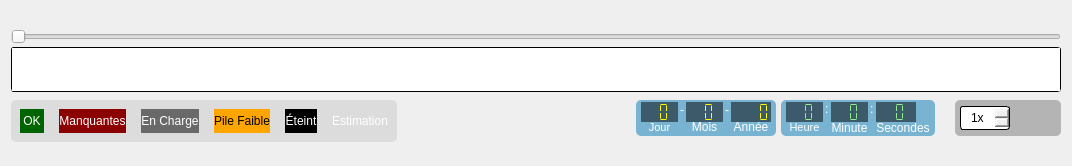
<?xml version="1.0" encoding="UTF-8"?>
<ui version="4.0">
 <class>TimeBrowser</class>
 <widget class="QWidget" name="TimeBrowser">
  <property name="geometry">
   <rect>
    <x>0</x>
    <y>0</y>
    <width>1072</width>
    <height>166</height>
   </rect>
  </property>
  <property name="sizePolicy">
   <sizepolicy hsizetype="Preferred" vsizetype="Preferred">
    <horstretch>0</horstretch>
    <verstretch>0</verstretch>
   </sizepolicy>
  </property>
  <property name="minimumSize">
   <size>
    <width>0</width>
    <height>0</height>
   </size>
  </property>
  <property name="maximumSize">
   <size>
    <width>16777215</width>
    <height>200</height>
   </size>
  </property>
  <property name="windowTitle">
   <string>Form</string>
  </property>
  <property name="styleSheet">
   <string notr="true">QLineEdit,QTreeWidget,QTextEdit,QSpinBox,QComboBox,QGraphicsView{border-radius: 3px; border-color:black;border-width: 1px;border-style: solid;}

QPushButton{background-color: rgba(0,0,0,100%);}


QCheckBox{color:green;}
QCheckBox::!checked{color:red;}
QCheckBox::indicator:unchecked:!enabled,QListWidget::indicator:unchecked:!enabled  { background-color:rgba(128,0,0,100%);}
QCheckBox::indicator:checked:!enabled,QListWidget::indicator:checked:!enabled { background-color:green;}
QCheckBox::indicator:unchecked,QListWidget::indicator:unchecked{ background-color:red;border-radius:3px;}
QCheckBox::indicator:checked,QListWidget::indicator:checked {background-color:rgb(0,255,0);border-radius:3px;}

QFrame#framePlayBack{background-color:rgba(120,120,120,50%);border-radius: 5px;}
QFrame#frameLabels{background-color:rgba(200,200,200,50%);border-radius: 5px;}
QFrame#frameDate,QFrame#frameTime{background-color:rgba(0,120,180,50%);border-radius: 5px;}
QLCDNumber{color:lightgreen; background-color:rgba(0,0,0,50%);}
QLCDNumber#lcdDay,QLCDNumber#lcdMonth,QLCDNumber#lcdYear{color:yellow; background-color:rgba(0,0,0,50%);}
QLabel{color: white;}

QProgressBar::chunk {
background: rgb(0,255,0);
border-bottom-right-radius: 3px;
border-bottom-left-radius: 3px;
border: 1px solid black;
}

QProgressBar#progTemp::chunk {
background: rgb(255,0,0);
border-bottom-right-radius: 3px;
border-bottom-left-radius: 3px;
border: 1px solid black;
}

QLabel#lblOK{background-color:darkGreen; color:white;}
QLabel#lblNotOK{background-color:darkRed; color:white;}
QLabel#lblCharge{background-color: dimgray; color:white;}
QLabel#lblLowBat{background-color:	#FFA500; color:black;}
QLabel#lblOff{background-color: black; color:white;}
QLabel#lblCorrected{background-color: &quot;#A901DB&quot;; color: white;}
</string>
  </property>
  <layout class="QVBoxLayout" name="verticalLayout_3">
   <property name="spacing">
    <number>0</number>
   </property>
   <property name="topMargin">
    <number>0</number>
   </property>
   <property name="bottomMargin">
    <number>0</number>
   </property>
   <item>
    <layout class="QVBoxLayout" name="verticalLayout">
     <item>
      <widget class="QSlider" name="sldTime">
       <property name="sizePolicy">
        <sizepolicy hsizetype="MinimumExpanding" vsizetype="Fixed">
         <horstretch>0</horstretch>
         <verstretch>0</verstretch>
        </sizepolicy>
       </property>
       <property name="minimumSize">
        <size>
         <width>0</width>
         <height>20</height>
        </size>
       </property>
       <property name="maximumSize">
        <size>
         <width>16777215</width>
         <height>20</height>
        </size>
       </property>
       <property name="cursor">
        <cursorShape>PointingHandCursor</cursorShape>
       </property>
       <property name="maximum">
        <number>100</number>
       </property>
       <property name="orientation">
        <enum>Qt::Horizontal</enum>
       </property>
       <property name="invertedAppearance">
        <bool>false</bool>
       </property>
       <property name="invertedControls">
        <bool>false</bool>
       </property>
       <property name="tickPosition">
        <enum>QSlider::NoTicks</enum>
       </property>
       <property name="tickInterval">
        <number>5</number>
       </property>
      </widget>
     </item>
     <item>
      <widget class="TimeView" name="timeView">
       <property name="sizePolicy">
        <sizepolicy hsizetype="MinimumExpanding" vsizetype="Fixed">
         <horstretch>0</horstretch>
         <verstretch>0</verstretch>
        </sizepolicy>
       </property>
       <property name="minimumSize">
        <size>
         <width>0</width>
         <height>45</height>
        </size>
       </property>
       <property name="maximumSize">
        <size>
         <width>16777215</width>
         <height>50</height>
        </size>
       </property>
       <property name="cursor" stdset="0">
        <cursorShape>PointingHandCursor</cursorShape>
       </property>
       <property name="verticalScrollBarPolicy">
        <enum>Qt::ScrollBarAlwaysOff</enum>
       </property>
       <property name="horizontalScrollBarPolicy">
        <enum>Qt::ScrollBarAlwaysOff</enum>
       </property>
       <property name="alignment">
        <set>Qt::AlignBottom|Qt::AlignLeading|Qt::AlignLeft</set>
       </property>
      </widget>
     </item>
     <item>
      <spacer name="verticalSpacer">
       <property name="orientation">
        <enum>Qt::Vertical</enum>
       </property>
       <property name="sizeType">
        <enum>QSizePolicy::Fixed</enum>
       </property>
       <property name="sizeHint" stdset="0">
        <size>
         <width>20</width>
         <height>5</height>
        </size>
       </property>
      </spacer>
     </item>
     <item>
      <layout class="QGridLayout" name="gridLayout_3">
       <item row="0" column="7">
        <widget class="QFrame" name="framePlayBack">
         <property name="maximumSize">
          <size>
           <width>16777215</width>
           <height>36</height>
          </size>
         </property>
         <layout class="QHBoxLayout" name="horizontalLayout">
          <property name="leftMargin">
           <number>5</number>
          </property>
          <property name="topMargin">
           <number>2</number>
          </property>
          <property name="rightMargin">
           <number>5</number>
          </property>
          <property name="bottomMargin">
           <number>2</number>
          </property>
          <item>
           <widget class="QSpinBox" name="spinSpeed">
            <property name="minimumSize">
             <size>
              <width>50</width>
              <height>24</height>
             </size>
            </property>
            <property name="alignment">
             <set>Qt::AlignCenter</set>
            </property>
            <property name="suffix">
             <string>x</string>
            </property>
            <property name="minimum">
             <number>1</number>
            </property>
            <property name="maximum">
             <number>600</number>
            </property>
           </widget>
          </item>
          <item>
           <widget class="QPushButton" name="btnPlay">
            <property name="cursor">
             <cursorShape>PointingHandCursor</cursorShape>
            </property>
            <property name="text">
             <string/>
            </property>
            <property name="icon">
             <iconset resource="wimustudio2.qrc">
              <normaloff>:/icons/images/play.png</normaloff>:/icons/images/play.png</iconset>
            </property>
            <property name="iconSize">
             <size>
              <width>32</width>
              <height>32</height>
             </size>
            </property>
            <property name="flat">
             <bool>true</bool>
            </property>
           </widget>
          </item>
         </layout>
        </widget>
       </item>
       <item row="0" column="4">
        <spacer name="horizontalSpacer_2">
         <property name="orientation">
          <enum>Qt::Horizontal</enum>
         </property>
         <property name="sizeType">
          <enum>QSizePolicy::Fixed</enum>
         </property>
         <property name="sizeHint" stdset="0">
          <size>
           <width>5</width>
           <height>20</height>
          </size>
         </property>
        </spacer>
       </item>
       <item row="0" column="5">
        <widget class="QFrame" name="frameTime">
         <property name="maximumSize">
          <size>
           <width>16777215</width>
           <height>36</height>
          </size>
         </property>
         <property name="frameShape">
          <enum>QFrame::StyledPanel</enum>
         </property>
         <property name="frameShadow">
          <enum>QFrame::Raised</enum>
         </property>
         <layout class="QGridLayout" name="gridLayout">
          <property name="leftMargin">
           <number>5</number>
          </property>
          <property name="topMargin">
           <number>2</number>
          </property>
          <property name="rightMargin">
           <number>5</number>
          </property>
          <property name="bottomMargin">
           <number>2</number>
          </property>
          <property name="spacing">
           <number>2</number>
          </property>
          <item row="0" column="5" rowspan="3">
           <widget class="QLCDNumber" name="lcdSec">
            <property name="minimumSize">
             <size>
              <width>0</width>
              <height>20</height>
             </size>
            </property>
            <property name="maximumSize">
             <size>
              <width>40</width>
              <height>20</height>
             </size>
            </property>
            <property name="frameShape">
             <enum>QFrame::NoFrame</enum>
            </property>
            <property name="frameShadow">
             <enum>QFrame::Plain</enum>
            </property>
            <property name="digitCount">
             <number>2</number>
            </property>
            <property name="segmentStyle">
             <enum>QLCDNumber::Flat</enum>
            </property>
            <property name="intValue" stdset="0">
             <number>0</number>
            </property>
           </widget>
          </item>
          <item row="4" column="1">
           <widget class="QLabel" name="lblHour">
            <property name="maximumSize">
             <size>
              <width>16777215</width>
              <height>10</height>
             </size>
            </property>
            <property name="font">
             <font>
              <pointsize>8</pointsize>
             </font>
            </property>
            <property name="text">
             <string>Heure</string>
            </property>
            <property name="alignment">
             <set>Qt::AlignCenter</set>
            </property>
           </widget>
          </item>
          <item row="4" column="5">
           <widget class="QLabel" name="lblSec">
            <property name="text">
             <string>Secondes</string>
            </property>
            <property name="alignment">
             <set>Qt::AlignCenter</set>
            </property>
           </widget>
          </item>
          <item row="4" column="3">
           <widget class="QLabel" name="lblMin">
            <property name="text">
             <string>Minute</string>
            </property>
            <property name="alignment">
             <set>Qt::AlignCenter</set>
            </property>
           </widget>
          </item>
          <item row="0" column="1">
           <widget class="QLCDNumber" name="lcdHour">
            <property name="minimumSize">
             <size>
              <width>0</width>
              <height>20</height>
             </size>
            </property>
            <property name="maximumSize">
             <size>
              <width>40</width>
              <height>20</height>
             </size>
            </property>
            <property name="frameShape">
             <enum>QFrame::NoFrame</enum>
            </property>
            <property name="frameShadow">
             <enum>QFrame::Plain</enum>
            </property>
            <property name="smallDecimalPoint">
             <bool>false</bool>
            </property>
            <property name="digitCount">
             <number>2</number>
            </property>
            <property name="segmentStyle">
             <enum>QLCDNumber::Flat</enum>
            </property>
           </widget>
          </item>
          <item row="0" column="3">
           <widget class="QLCDNumber" name="lcdMin">
            <property name="minimumSize">
             <size>
              <width>0</width>
              <height>20</height>
             </size>
            </property>
            <property name="maximumSize">
             <size>
              <width>40</width>
              <height>20</height>
             </size>
            </property>
            <property name="frameShape">
             <enum>QFrame::NoFrame</enum>
            </property>
            <property name="frameShadow">
             <enum>QFrame::Plain</enum>
            </property>
            <property name="digitCount">
             <number>2</number>
            </property>
            <property name="segmentStyle">
             <enum>QLCDNumber::Flat</enum>
            </property>
           </widget>
          </item>
          <item row="0" column="2">
           <widget class="QLabel" name="label">
            <property name="text">
             <string>:</string>
            </property>
           </widget>
          </item>
          <item row="0" column="4">
           <widget class="QLabel" name="label_2">
            <property name="text">
             <string>:</string>
            </property>
           </widget>
          </item>
         </layout>
        </widget>
       </item>
       <item row="0" column="3">
        <widget class="QFrame" name="frameDate">
         <property name="minimumSize">
          <size>
           <width>0</width>
           <height>0</height>
          </size>
         </property>
         <property name="maximumSize">
          <size>
           <width>16777215</width>
           <height>36</height>
          </size>
         </property>
         <property name="frameShape">
          <enum>QFrame::StyledPanel</enum>
         </property>
         <property name="frameShadow">
          <enum>QFrame::Raised</enum>
         </property>
         <layout class="QGridLayout" name="gridLayout_2">
          <property name="leftMargin">
           <number>5</number>
          </property>
          <property name="topMargin">
           <number>2</number>
          </property>
          <property name="rightMargin">
           <number>5</number>
          </property>
          <property name="bottomMargin">
           <number>2</number>
          </property>
          <property name="spacing">
           <number>2</number>
          </property>
          <item row="0" column="0">
           <widget class="QLCDNumber" name="lcdDay">
            <property name="minimumSize">
             <size>
              <width>0</width>
              <height>20</height>
             </size>
            </property>
            <property name="maximumSize">
             <size>
              <width>40</width>
              <height>20</height>
             </size>
            </property>
            <property name="frameShape">
             <enum>QFrame::NoFrame</enum>
            </property>
            <property name="frameShadow">
             <enum>QFrame::Plain</enum>
            </property>
            <property name="smallDecimalPoint">
             <bool>false</bool>
            </property>
            <property name="digitCount">
             <number>2</number>
            </property>
            <property name="segmentStyle">
             <enum>QLCDNumber::Flat</enum>
            </property>
           </widget>
          </item>
          <item row="0" column="5">
           <widget class="QLCDNumber" name="lcdYear">
            <property name="minimumSize">
             <size>
              <width>0</width>
              <height>20</height>
             </size>
            </property>
            <property name="maximumSize">
             <size>
              <width>40</width>
              <height>20</height>
             </size>
            </property>
            <property name="frameShape">
             <enum>QFrame::NoFrame</enum>
            </property>
            <property name="frameShadow">
             <enum>QFrame::Plain</enum>
            </property>
            <property name="digitCount">
             <number>4</number>
            </property>
            <property name="segmentStyle">
             <enum>QLCDNumber::Flat</enum>
            </property>
            <property name="intValue" stdset="0">
             <number>0</number>
            </property>
           </widget>
          </item>
          <item row="1" column="5">
           <widget class="QLabel" name="lblYear">
            <property name="text">
             <string>Année</string>
            </property>
            <property name="alignment">
             <set>Qt::AlignCenter</set>
            </property>
           </widget>
          </item>
          <item row="0" column="3">
           <widget class="QLCDNumber" name="lcdMonth">
            <property name="minimumSize">
             <size>
              <width>0</width>
              <height>20</height>
             </size>
            </property>
            <property name="maximumSize">
             <size>
              <width>40</width>
              <height>20</height>
             </size>
            </property>
            <property name="frameShape">
             <enum>QFrame::NoFrame</enum>
            </property>
            <property name="frameShadow">
             <enum>QFrame::Plain</enum>
            </property>
            <property name="digitCount">
             <number>2</number>
            </property>
            <property name="segmentStyle">
             <enum>QLCDNumber::Flat</enum>
            </property>
           </widget>
          </item>
          <item row="1" column="3">
           <widget class="QLabel" name="lblMonth">
            <property name="text">
             <string>Mois</string>
            </property>
            <property name="alignment">
             <set>Qt::AlignCenter</set>
            </property>
           </widget>
          </item>
          <item row="1" column="0">
           <widget class="QLabel" name="lblDay">
            <property name="maximumSize">
             <size>
              <width>16777215</width>
              <height>10</height>
             </size>
            </property>
            <property name="font">
             <font>
              <pointsize>8</pointsize>
             </font>
            </property>
            <property name="text">
             <string>Jour</string>
            </property>
            <property name="alignment">
             <set>Qt::AlignCenter</set>
            </property>
           </widget>
          </item>
          <item row="0" column="1">
           <widget class="QLabel" name="label_3">
            <property name="text">
             <string>-</string>
            </property>
           </widget>
          </item>
          <item row="0" column="4">
           <widget class="QLabel" name="label_4">
            <property name="text">
             <string>-</string>
            </property>
           </widget>
          </item>
         </layout>
        </widget>
       </item>
       <item row="0" column="2">
        <spacer name="horizontalSpacer">
         <property name="orientation">
          <enum>Qt::Horizontal</enum>
         </property>
         <property name="sizeHint" stdset="0">
          <size>
           <width>40</width>
           <height>20</height>
          </size>
         </property>
        </spacer>
       </item>
       <item row="0" column="1">
        <widget class="QFrame" name="frameLabels">
         <property name="sizePolicy">
          <sizepolicy hsizetype="Preferred" vsizetype="Preferred">
           <horstretch>0</horstretch>
           <verstretch>0</verstretch>
          </sizepolicy>
         </property>
         <property name="maximumSize">
          <size>
           <width>16777215</width>
           <height>36</height>
          </size>
         </property>
         <layout class="QHBoxLayout" name="horizontalLayout_3">
          <property name="spacing">
           <number>15</number>
          </property>
          <property name="sizeConstraint">
           <enum>QLayout::SetMinimumSize</enum>
          </property>
          <item>
           <widget class="QLabel" name="lblOK">
            <property name="sizePolicy">
             <sizepolicy hsizetype="MinimumExpanding" vsizetype="Fixed">
              <horstretch>0</horstretch>
              <verstretch>0</verstretch>
             </sizepolicy>
            </property>
            <property name="minimumSize">
             <size>
              <width>24</width>
              <height>24</height>
             </size>
            </property>
            <property name="maximumSize">
             <size>
              <width>90</width>
              <height>16777215</height>
             </size>
            </property>
            <property name="autoFillBackground">
             <bool>false</bool>
            </property>
            <property name="frameShape">
             <enum>QFrame::NoFrame</enum>
            </property>
            <property name="frameShadow">
             <enum>QFrame::Plain</enum>
            </property>
            <property name="text">
             <string>OK</string>
            </property>
            <property name="alignment">
             <set>Qt::AlignCenter</set>
            </property>
           </widget>
          </item>
          <item>
           <widget class="QLabel" name="lblNotOK">
            <property name="sizePolicy">
             <sizepolicy hsizetype="MinimumExpanding" vsizetype="Fixed">
              <horstretch>0</horstretch>
              <verstretch>0</verstretch>
             </sizepolicy>
            </property>
            <property name="minimumSize">
             <size>
              <width>24</width>
              <height>24</height>
             </size>
            </property>
            <property name="maximumSize">
             <size>
              <width>90</width>
              <height>16777215</height>
             </size>
            </property>
            <property name="frameShape">
             <enum>QFrame::NoFrame</enum>
            </property>
            <property name="text">
             <string>Manquantes</string>
            </property>
            <property name="scaledContents">
             <bool>false</bool>
            </property>
            <property name="alignment">
             <set>Qt::AlignCenter</set>
            </property>
           </widget>
          </item>
          <item>
           <widget class="QLabel" name="lblCharge">
            <property name="sizePolicy">
             <sizepolicy hsizetype="MinimumExpanding" vsizetype="Fixed">
              <horstretch>0</horstretch>
              <verstretch>0</verstretch>
             </sizepolicy>
            </property>
            <property name="minimumSize">
             <size>
              <width>24</width>
              <height>24</height>
             </size>
            </property>
            <property name="maximumSize">
             <size>
              <width>90</width>
              <height>16777215</height>
             </size>
            </property>
            <property name="frameShape">
             <enum>QFrame::NoFrame</enum>
            </property>
            <property name="text">
             <string>En Charge</string>
            </property>
            <property name="alignment">
             <set>Qt::AlignCenter</set>
            </property>
           </widget>
          </item>
          <item>
           <widget class="QLabel" name="lblLowBat">
            <property name="sizePolicy">
             <sizepolicy hsizetype="MinimumExpanding" vsizetype="Fixed">
              <horstretch>0</horstretch>
              <verstretch>0</verstretch>
             </sizepolicy>
            </property>
            <property name="minimumSize">
             <size>
              <width>0</width>
              <height>24</height>
             </size>
            </property>
            <property name="maximumSize">
             <size>
              <width>90</width>
              <height>16777215</height>
             </size>
            </property>
            <property name="frameShape">
             <enum>QFrame::NoFrame</enum>
            </property>
            <property name="text">
             <string>Pile Faible</string>
            </property>
            <property name="alignment">
             <set>Qt::AlignCenter</set>
            </property>
           </widget>
          </item>
          <item>
           <widget class="QLabel" name="lblOff">
            <property name="sizePolicy">
             <sizepolicy hsizetype="MinimumExpanding" vsizetype="Fixed">
              <horstretch>0</horstretch>
              <verstretch>0</verstretch>
             </sizepolicy>
            </property>
            <property name="minimumSize">
             <size>
              <width>0</width>
              <height>24</height>
             </size>
            </property>
            <property name="maximumSize">
             <size>
              <width>90</width>
              <height>16777215</height>
             </size>
            </property>
            <property name="frameShape">
             <enum>QFrame::NoFrame</enum>
            </property>
            <property name="text">
             <string>Éteint</string>
            </property>
            <property name="alignment">
             <set>Qt::AlignCenter</set>
            </property>
           </widget>
          </item>
          <item>
           <widget class="QLabel" name="lblCorrected">
            <property name="sizePolicy">
             <sizepolicy hsizetype="MinimumExpanding" vsizetype="Fixed">
              <horstretch>0</horstretch>
              <verstretch>0</verstretch>
             </sizepolicy>
            </property>
            <property name="minimumSize">
             <size>
              <width>0</width>
              <height>24</height>
             </size>
            </property>
            <property name="maximumSize">
             <size>
              <width>90</width>
              <height>16777215</height>
             </size>
            </property>
            <property name="text">
             <string>Estimation</string>
            </property>
            <property name="alignment">
             <set>Qt::AlignCenter</set>
            </property>
           </widget>
          </item>
         </layout>
        </widget>
       </item>
       <item row="0" column="6">
        <spacer name="horizontalSpacer_3">
         <property name="orientation">
          <enum>Qt::Horizontal</enum>
         </property>
         <property name="sizeType">
          <enum>QSizePolicy::Fixed</enum>
         </property>
         <property name="sizeHint" stdset="0">
          <size>
           <width>20</width>
           <height>20</height>
          </size>
         </property>
        </spacer>
       </item>
      </layout>
     </item>
    </layout>
   </item>
  </layout>
 </widget>
 <customwidgets>
  <customwidget>
   <class>TimeView</class>
   <extends>QGraphicsView</extends>
   <header>timeview.h</header>
  </customwidget>
 </customwidgets>
 <resources>
  <include location="wimustudio2.qrc"/>
 </resources>
 <connections/>
</ui>
